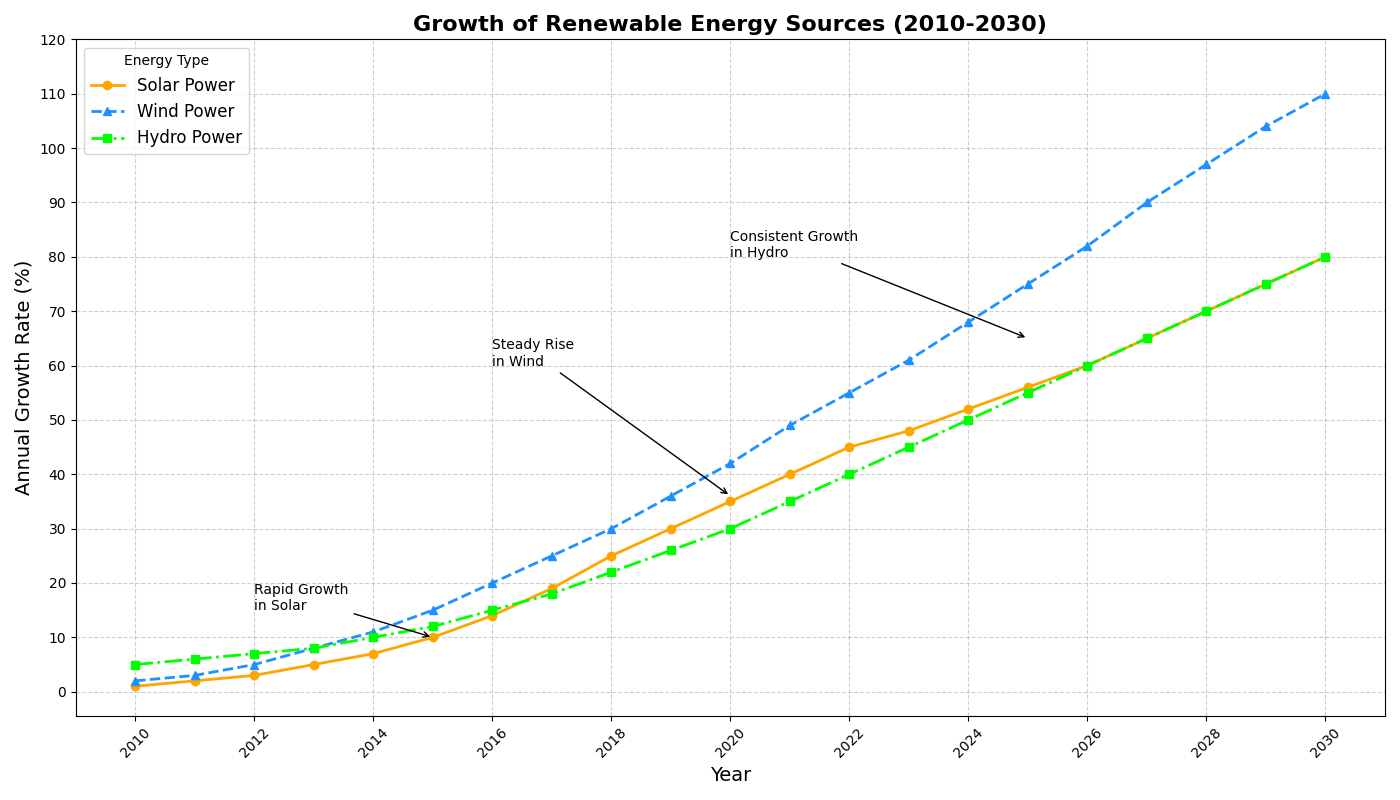

Write the Python code that produced this figure.
import matplotlib.pyplot as plt
import numpy as np

# Backstory:
# The chart shows the growth of renewable energy sources between 2010 and 2030.
# The data includes Solar, Wind, and Hydro power with their annual growth rate percentages over the years.
# The aim is to visualize the increasing adoption of renewable energies over two decades.

# Data Creation:
years = np.arange(2010, 2031)
solar_growth = [1, 2, 3, 5, 7, 10, 14, 19, 25, 30, 35, 40, 45, 48, 52, 56, 60, 65, 70, 75, 80]
wind_growth = [2, 3, 5, 8, 11, 15, 20, 25, 30, 36, 42, 49, 55, 61, 68, 75, 82, 90, 97, 104, 110]
hydro_growth = [5, 6, 7, 8, 10, 12, 15, 18, 22, 26, 30, 35, 40, 45, 50, 55, 60, 65, 70, 75, 80]

# Plotting:
plt.figure(figsize=(14, 8))

# Plot Solar Energy Growth
plt.plot(years, solar_growth, label='Solar Power', color='#FFA500', marker='o', linewidth=2, linestyle='-')

# Plot Wind Energy Growth
plt.plot(years, wind_growth, label='Wind Power', color='#1E90FF', marker='^', linewidth=2, linestyle='--')

# Plot Hydro Energy Growth
plt.plot(years, hydro_growth, label='Hydro Power', color='#00FF00', marker='s', linewidth=2, linestyle='-.')

# Title and labels
plt.title('Growth of Renewable Energy Sources (2010-2030)', fontsize=16, fontweight='bold')
plt.xlabel('Year', fontsize=14)
plt.ylabel('Annual Growth Rate (%)', fontsize=14)

# Annotate notable points
plt.annotate('Rapid Growth\nin Solar', xy=(2015, 10), xytext=(2012, 15),
             arrowprops=dict(facecolor='black', arrowstyle='->'), fontsize=10)
plt.annotate('Steady Rise\nin Wind', xy=(2020, 36), xytext=(2016, 60),
             arrowprops=dict(facecolor='black', arrowstyle='->'), fontsize=10)
plt.annotate('Consistent Growth\nin Hydro', xy=(2025, 65), xytext=(2020, 80),
             arrowprops=dict(facecolor='black', arrowstyle='->'), fontsize=10)

# Customize legend
plt.legend(loc='upper left', title='Energy Type', fontsize=12, frameon=True)

# Customize grid and ticks
plt.grid(True, linestyle='--', alpha=0.6)
plt.xticks(years[::2], rotation=45)
plt.yticks(np.arange(0, 121, 10))

# Adjust layout to avoid overlap
plt.tight_layout()

# Show plot
plt.show()
